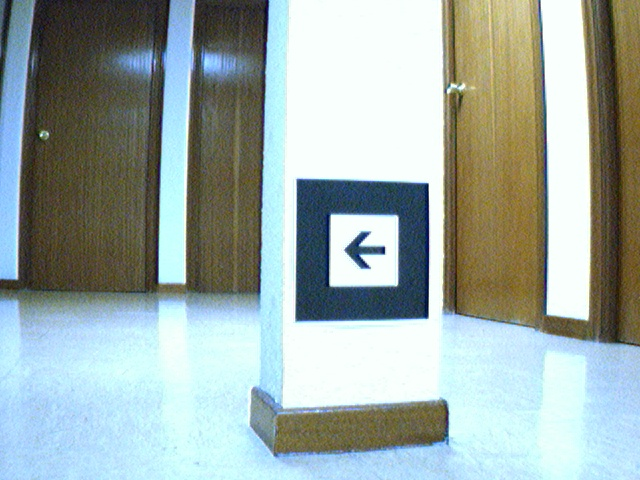
//> input picture Segmentation/src/markers/flecha-2.jpg, 640 x 480 px
$ ./Segmentation   (built with g++ and OpenCV 4)
//> lines starting //> are read from the running program, lines starting //| are printed output that depends on the picture; after the words box and inside, x2 and y2 are one past the last pixel; in counts of white or black regions, pixels touching at a corner belong together
//============================================================================
// Name        : Segmentation.cpp
// Author      :
// Version     :
// Copyright   : Your copyright notice
// Description : Hello World in C++, Ansi-style
//============================================================================
#include "opencv2/core/core.hpp"
#include "opencv2/imgproc/imgproc.hpp"
#include "opencv2/calib3d/calib3d.hpp"
#include "opencv2/highgui/highgui.hpp"

#include <iostream>
#include <dirent.h>
#include <stdio.h>
#include <string.h>
#include <stdlib.h>
#include <dirent.h>
#include <errno.h>
#include <sys/types.h>
#include <vector>

using namespace std;
using namespace cv;

RNG rng(12345);


float* getMoment(vector<Point> contorno){
	Moments M=moments(contorno);
	float *centro= new float[2];
	centro[0]=float(M.m10/M.m00);
	centro[1]=float(M.m01/M.m00);
	//cout << "centro: " << centro[0] << " " << centro[1] << endl;
	return centro;
}

void printPoint(Point punto){
	cout << "Punto: " << punto.x << "," << punto.y << endl;
}

void printPoint(Point3f punto){
	cout << "Punto: " << punto.x << "," << punto.y << "," << punto.z << endl;
}


//Hallar los 2 menores Y y luego encontrar el menor X entre esos 2 para que sea la primera esquina
vector<Point> sortCoord(vector<Point> contorno){
	vector<Point> ordenado;
	Point primero=contorno[0];
	Point segundo;
	Point tercero;
	int indice=0;

	//Primer vertice
	for(int i=1;i<contorno.size();i++){
		if(contorno[i].y<primero.y){
			primero=contorno[i];
			indice=i;
		}
	}
	//ordenado.push_back(primero);
	contorno.erase(contorno.begin()+indice);

	//Segundo vertice
	segundo=contorno[0];
	indice=0;
	for(int i=0;i<contorno.size();i++){
		if(contorno[i].y<segundo.y){
			segundo=contorno[i];
			indice=i;
		}
	}
	//ordenado.push_back(segundo);
	contorno.erase(contorno.begin()+indice);

	if(primero.x<segundo.x){
		ordenado.push_back(primero);
		ordenado.push_back(segundo);
	}
	else{
		ordenado.push_back(segundo);
		ordenado.push_back(primero);
	}

	if(contorno[0].x<contorno[1].x){
		ordenado.push_back(contorno[0]);
		ordenado.push_back(contorno[1]);
	}
	else{
		ordenado.push_back(contorno[1]);
		ordenado.push_back(contorno[0]);
	}

	for(int i=0;i<ordenado.size();i++){
		//printPoint(ordenado[i]);
	}
	return ordenado;
}

vector<Point3f> getObjectPoints(){
	vector<Point3f> objectPoints;
	Point3f *puntos=new Point3f[8];
	puntos[0].x=0;puntos[0].y=0;puntos[0].z=0;
	puntos[1].x=200;puntos[1].y=0;puntos[1].z=0;
	puntos[2].x=0;puntos[2].y=200;puntos[2].z=0;
	puntos[3].x=200;puntos[3].y=200;puntos[3].z=0;
	puntos[4].x=50;puntos[4].y=50;puntos[4].z=0;
	puntos[5].x=150;puntos[5].y=50;puntos[5].z=0;
	puntos[6].x=50;puntos[6].y=150;puntos[6].z=0;
	puntos[7].x=150;puntos[7].y=150;puntos[7].z=0;
	for(int i=0;i<8;i++){
		objectPoints.push_back(puntos[i]);
		cout << "Punto: " << objectPoints[i].x << "," << objectPoints[i].y << "," << objectPoints[i].z << endl;
	}

	return objectPoints;
}

float* getCenter(vector<Point> contorno){
	float *centro= new float[2];
	for(int i=0;i<contorno.size();i++){
		centro[0]=centro[0]+contorno[i].x;
		centro[1]=centro[1]+contorno[i].y;
	}
	centro[0]=centro[0]/4;
	centro[1]=centro[1]/4;
	return centro;
}

float distance (Point p1, Point p2){
	float distance=0;
	distance=pow(p1.x-p2.x,2)+pow(p1.y-p2.y,2);
	return distance;
}

float distance (float* p1, float* p2){
	float distance=0;
	distance=pow(p1[0]-p2[0],2)+pow(p1[1]-p2[1],2);
	return distance;
}

vector<vector<Point> > eliminateDoubleContours(vector<vector<Point> > cuadrados){
	vector<vector<Point> > ncuadrados;
	int encontrado=0;
	for(int i=0; i<cuadrados.size();i++){
		for(int j=0; j<cuadrados.size() && encontrado==0;j++){
			if(i!=j){
				float* centro1=getMoment(cuadrados[i]);
				cout << "centro1: " << centro1[0] << " " << centro1[1] << endl;
				float* centro2=getMoment(cuadrados[j]);
				cout << "centro2: " << centro2[0] << " " << centro2[1] << endl;
				float punto1[2];
				float punto2[2];
				punto1[0]=cuadrados[i][0].x;
				punto1[1]=cuadrados[i][0].y;
				punto2[0]=cuadrados[j][0].x;
				punto2[1]=cuadrados[j][0].y;
				float distancia1 = distance(punto1,centro1);
				cout << "distancia1: " << distancia1 << endl;
				float distancia2 = distance(punto2,centro1);
				cout << "distancia2: " << distancia2 << endl;
				float threshold=distancia1/10;
				cout << "threshold: " << threshold << endl;
				if(distancia2<(distancia1-threshold)){
					ncuadrados.push_back(cuadrados[i]);
					ncuadrados.push_back(cuadrados[j]);
					encontrado=1;
				}
			}
		}
	}
	return ncuadrados;
}

// [22 lines of commented-out code are left out]

vector<vector<Point> > filtraContornos(vector<vector<Point> > contornos){
	vector<vector<Point> > cuadrangulos;
	cuadrangulos.clear();
	vector<Point> aprox;

	for(int i=0; i < contornos.size(); i++){
		approxPolyDP(Mat(contornos[i]), aprox, arcLength(Mat(contornos[i]), true)*0.02, true);

		if(aprox.size()==4 && isContourConvex(aprox) && (contourArea(aprox)>200)){
			cuadrangulos.push_back(aprox);
		}
	}
	return cuadrangulos;
}

vector<vector<Point> > findsquares(vector<vector<Point> > contornos){
	vector<vector<Point> > cuadrados;

	return cuadrados;
}

void printContours(vector<vector<Point> > contornos){
	for (int i=0; i <contornos.size(); i++){
		cout << contornos[i] << endl;
	}
}

int main() {
	vector<vector<Point> > contours;
	vector<vector<Point> > cuadrados;
	vector<Vec4i> hierarchy;
	Mat src_gray, canny_output, rvec, tvec;
	Mat cameraMatrix = (Mat_<double>(3,3) << 1029.349905517402, 0, 652.8466773386904, 0, 1028.950876835721, 497.8438614575827, 0, 0, 1);
	Mat distCoeffs=(Mat_<double>(5,1) << 0.06672331799566605, -0.02689524218988657, 0.01641824430817169, 0.01241975878674349, -0.4402234662696096);
	Mat m = (Mat_<double>(3,3) << 770.334773350491, 0, 338.315995148628, 0, 771.3731199420957, 227.020436722669, 0, 0, 1);
	Mat src=imread("D:/workspace/Segmentation/src/markers/flecha-2.jpg");
//> src is the input picture: 480 rows x 640 cols, CV_8UC3; mean B, G, R 167.5, 171.3, 157.3
	cvtColor( src, src_gray, CV_BGR2GRAY );
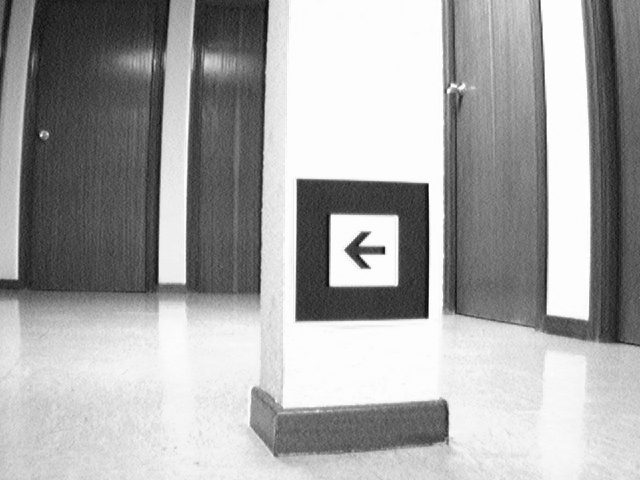
//> src_gray: 480 rows x 640 cols, CV_8UC1; min 7, max 255, mean 166.7
	blur( src_gray, src_gray, Size(3,3) );
	char* source_window = "Source";
	//namedWindow( source_window, CV_WINDOW_AUTOSIZE );
	//imshow( source_window, src );
	waitKey(200);
	int thresh=190;
	Canny( src_gray, canny_output, thresh, thresh*2, 3 );
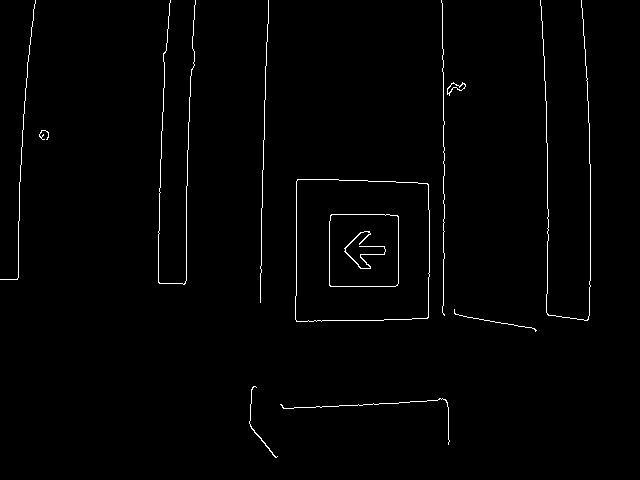
//> canny_output: 480 rows x 640 cols, CV_8UC1; 1.2% white in thin lines or dots, all inside (x1, y1, x2, y2) = (0, 0, 591, 458)
	findContours( canny_output, contours, hierarchy, CV_RETR_TREE, CV_CHAIN_APPROX_SIMPLE, Point(0, 0) );
//> contours = 16 contours, 8 with area under 20; largest, box (x1, y1, x2, y2) and area: (295, 179, 430, 322) 18464, (295, 179, 430, 322) 18460, (329, 214, 399, 287) 4946, (329, 214, 399, 287) 4942, (447, 82, 466, 96) 90, (447, 83, 466, 94) 72, (344, 231, 386, 269) 56, (249, 386, 278, 458) 28
	cuadrados=filtraContornos(contours);
//> the loop in filtraContornos, `for(int i=0; i < contornos.size(); i++)` made 16 passes
//> aprox on passes 13, 14, 16: 2 Points (x, y): [441, 0], [444, 315], 2 Points (x, y): [268, 0], [260, 302], 4 Points (x, y): [35, 0], [18, 277], [0, 279], [18, 277]
//> cuadrados = 4 contours; box (x1, y1, x2, y2) and area: (296, 179, 429, 322) 18079, (295, 179, 429, 320) 17820, (329, 214, 399, 286) 4726, (329, 214, 399, 287) 4594
	Mat drawing = src;
	//Mat drawing = Mat::zeros( canny_output.size(), CV_8UC3 );
	for( int i = 0; i< cuadrados.size(); i++ )
	{
		Scalar color = Scalar( rng.uniform(0, 255), rng.uniform(0,255), rng.uniform(0,255) );
		drawContours( drawing, cuadrados, i, color, 2, 8, hierarchy, 0, Point() );
	}
//> this loop made 4 passes
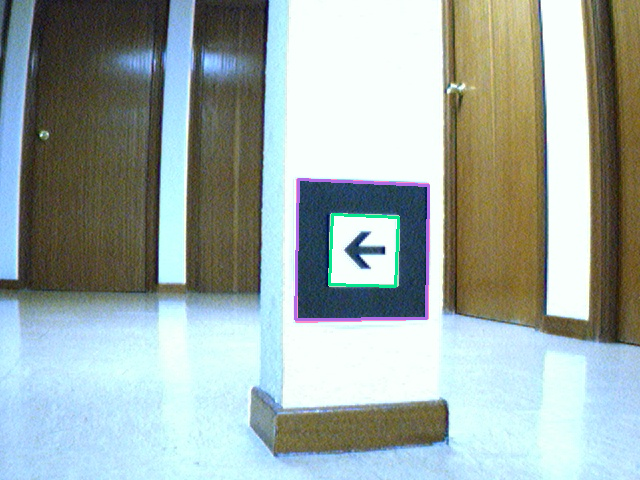
//> drawing: 480 rows x 640 cols, CV_8UC3; 0.94% of pixels changed, all inside (x1, y1, x2, y2) = (294, 178, 430, 323)
	//printContours(contours);
	printContours(cuadrados);
//> the loop in printContours, `for (int i=0; i <contornos.size(); i++)` made 4 passes
//| [297, 179;
//|  296, 321;
//|  427, 318;
//|  428, 184]
//> (the first 4 of 16 printed lines)
	// [4 lines of commented-out code are left out]
	vector<vector<Point> > marca=eliminateDoubleContours(cuadrados);
//> the loop in eliminateDoubleContours, `for(int i=0; i<cuadrados.size();i++)` made 4 passes
//> after the loop in eliminateDoubleContours, `for(int i=0; i<cuadrados.size();i++)`: ncuadrados = 2 contours; box (x1, y1, x2, y2) and area: (296, 179, 429, 322) 18079, (329, 214, 399, 286) 4726; encontrado = 1
//> marca has the same summary as ncuadrados in eliminateDoubleContours
	drawContours(drawing, marca, -1, Scalar(0,255,0),2,8);

	printContours(marca);
//> the loop in printContours (call 2), `for (int i=0; i <contornos.size(); i++)` made 2 passes
//| [297, 179;
//|  296, 321;
//|  427, 318;
//|  428, 184]
//| [331, 214;
//|  329, 285;
//|  397, 285;
//|  398, 216]
	vector<Point3f> objectPoints=getObjectPoints();
	marca[0]=sortCoord(marca[0]);
//> in sortCoord, `Point primero=contorno[0];`: primero = Point(297, 179)
//> the loop in sortCoord, `for(int i=1;i<contorno.size();i++)` made 3 passes
//> after the loop in sortCoord, `for(int i=1;i<contorno.size();i++)`: indice = 0
//> in sortCoord, `contorno.erase(contorno.begin()+indice);`: contorno = 3 Points (x, y): [296, 321], [427, 318], [428, 184]
//> in sortCoord, `segundo=contorno[0];`: segundo = Point(296, 321)
//> the loop in sortCoord, `for(int i=0;i<contorno.size();i++)` made 3 passes
//> after the loop in sortCoord, `for(int i=0;i<contorno.size();i++)`: indice = 2
//> in sortCoord, `contorno.erase(contorno.begin()+indice);`: contorno = 2 Points (x, y): [296, 321], [427, 318]
//> in sortCoord, `ordenado.push_back(primero);`: ordenado = 1 Point (x, y): [297, 179]
//> in sortCoord, `ordenado.push_back(segundo);`: ordenado = 2 Points (x, y): [297, 179], [428, 184]
//> in sortCoord, `ordenado.push_back(contorno[0]);`: ordenado = 3 Points (x, y): [297, 179], [428, 184], [296, 321]
//> in sortCoord, `ordenado.push_back(contorno[1]);`: ordenado = 4 Points (x, y): [297, 179], [428, 184], [296, 321], [427, 318]
//> the loop in sortCoord, `for(int i=0;i<ordenado.size();i++)` made 4 passes
//> marca = 2 contours, 1 with area under 20; largest, box (x1, y1, x2, y2) and area: (329, 214, 399, 286) 4726
	marca[1]=sortCoord(marca[1]);
//> the loop in sortCoord (call 2), `for(int i=1;i<contorno.size();i++)` made 3 passes
//> the loop in sortCoord (call 2), `for(int i=0;i<contorno.size();i++)` made 3 passes
//> segundo on pass 3: Point(398, 216)
//> the loop in sortCoord (call 2), `for(int i=0;i<ordenado.size();i++)` made 4 passes
//> marca = 2 contours, 1 with area under 20; largest, box (x1, y1, x2, y2) and area: (329, 214, 399, 286) 34
	vector<Point2f> imagePoints;
	for(int i=0;i<marca[0].size();i++){
		imagePoints.push_back(marca[0][i]);
	}
	for(int i=0;i<marca[1].size();i++){
		imagePoints.push_back(marca[1][i]);
	}
	for(int i=0;i<imagePoints.size();i++){
		printPoint(imagePoints[i]);
	}
//> this loop made 8 passes
//| Punto: 297,179
//| Punto: 428,184
//| Punto: 296,321
//| Punto: 427,318
//| Punto: 331,214
//| Punto: 398,216
//| Punto: 329,285
//| Punto: 397,285
	rvec=Mat::zeros(3, 1, CV_64F);
	tvec=Mat::zeros(3, 1, CV_64F);
	cout << objectPoints.size() << ", " << imagePoints.size() << endl;
//| 8, 8
	solvePnP(objectPoints,imagePoints,cameraMatrix,distCoeffs,rvec,tvec);
//> rvec = [0.333, -0.636, -0.0184]; tvec = [-496.3, -447, 1403.3]
	cout << "rvec" << rvec << endl;
//| rvec[0.3333361209433191;
//|  -0.6356128455171807;
//|  -0.01843153404509584]
	cout << "tvec" << tvec << endl;
//| tvec[-496.2539052969618;
//|  -447.0326566727124;
//|  1403.268680330024]

	//Inicializo los valores del texto que quiero escribir
	Point org; org.x=5; org.y=20;
	CvFont * font = new CvFont;
	cvInitFont(font, CV_FONT_VECTOR0, 0.5f, 1.0f, 0, 1, 8);
	putText(drawing,"Prueba",org,FONT_HERSHEY_SIMPLEX,0.7,Scalar::all(255),2);
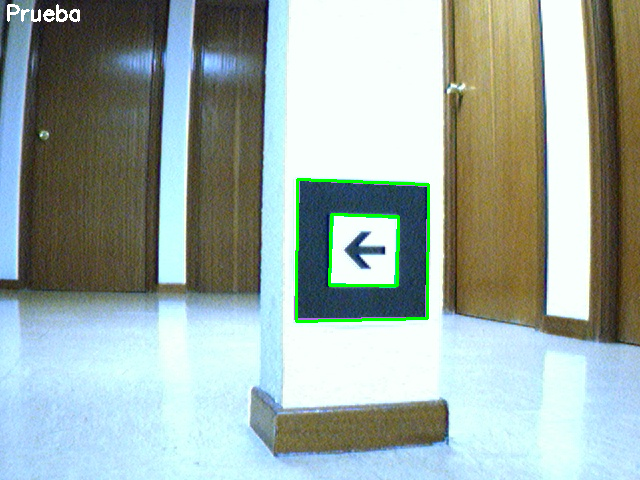
//> drawing: 480 rows x 640 cols, CV_8UC3; mean B, G, R 166.5, 172.6, 156.7
	namedWindow( "Contours", CV_WINDOW_AUTOSIZE );
	imshow( "Contours", drawing );
	waitKey(0);

	return 0;
}

$ run again, with Segmentation/src/markers/flecha-1.jpg copied over Segmentation/src/markers/flecha-2.jpg
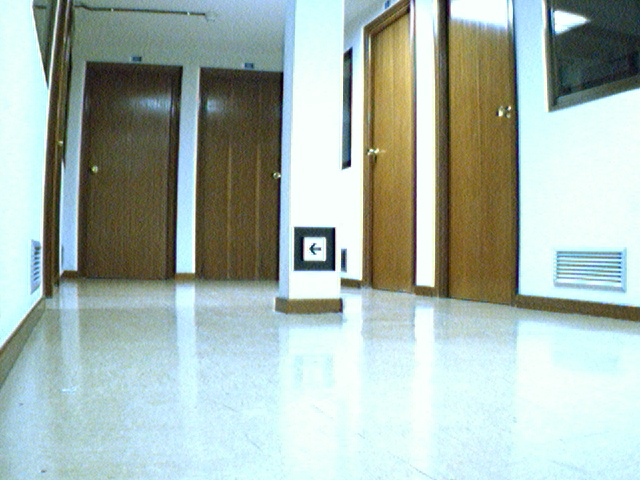
//> input picture Segmentation/src/markers/flecha-1.jpg, 640 x 480 px
//> src is the input picture: 480 rows x 640 cols, CV_8UC3; mean B, G, R 175.6, 183, 167.2
//> `Canny( src_gray, canny_output, thresh, thresh*2, 3 );`:
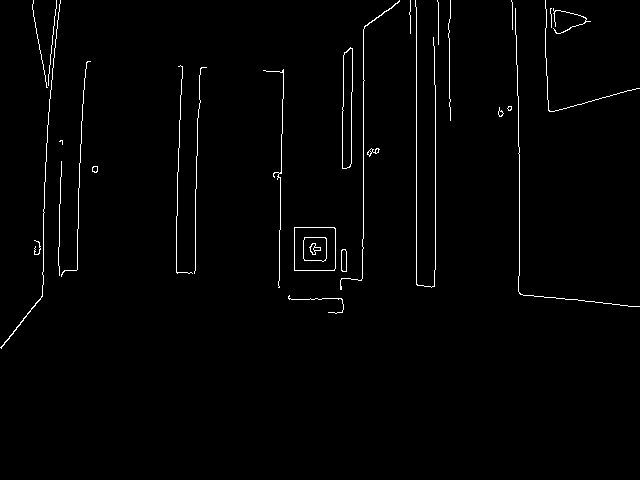
//> canny_output: 480 rows x 640 cols, CV_8UC1; 1.4% white in thin lines or dots, all inside (x1, y1, x2, y2) = (0, 0, 640, 349)
//> contours = 42 contours, 26 with area under 20; largest, box (x1, y1, x2, y2) and area: (294, 227, 336, 271) 1761, (294, 227, 336, 271) 1758, (342, 47, 353, 169) 1038, (342, 48, 353, 169) 1030, (303, 237, 327, 262) 525
//> the loop in filtraContornos, `for(int i=0; i < contornos.size(); i++)` made 42 passes
//> aprox on passes 14, 24, 25, 27, 33, 34, 35: 2 Points (x, y): [61, 161], [59, 275], 4 Points (x, y): [283, 69], [263, 70], [283, 73], [278, 287], 2 Points (x, y): [206, 67], [194, 273], 4 Points (x, y): [90, 61], [77, 269], [61, 276], [77, 269], 4 Points (x, y): [545, 0], [549, 111], [639, 88], [550, 111], 2 Points (x, y): [511, 0], [512, 29], 2 Points (x, y): [450, 0], [450, 120]
//> cuadrados = 5 contours; box (x1, y1, x2, y2) and area: (294, 227, 336, 271) 1722, (294, 227, 336, 271) 1642, (342, 47, 352, 169) 916, (343, 48, 352, 169) 912, (304, 237, 327, 261) 484
//> the loop `for( int i = 0; i< cuadrados.size(); i++ )` made 5 passes
//> the loop in printContours, `for (int i=0; i <contornos.size(); i++)` made 5 passes
//| [294, 227;
//|  294, 270;
//|  334, 270;
//|  335, 228]
//> (the first 4 of 20 printed lines)
//> the loop in eliminateDoubleContours, `for(int i=0; i<cuadrados.size();i++)` made 5 passes
//> after the loop in eliminateDoubleContours, `for(int i=0; i<cuadrados.size();i++)`: ncuadrados = 2 contours; box (x1, y1, x2, y2) and area: (294, 227, 336, 271) 1722, (304, 237, 327, 261) 484; encontrado = 1
//> `vector<vector<Point> > marca=eliminateDoubleContours(cuadrados);`: marca has the same summary as ncuadrados in eliminateDoubleContours
//> the loop in printContours (call 2), `for (int i=0; i <contornos.size(); i++)` made 2 passes
//| [294, 227;
//|  294, 270;
//|  334, 270;
//|  335, 228]
//| [304, 237;
//|  304, 260;
//> (the first 6 of 8 printed lines)
//> primero = Point(294, 227)
//> the loop in sortCoord, `for(int i=1;i<contorno.size();i++)` made 3 passes
//> after the loop in sortCoord, `for(int i=1;i<contorno.size();i++)`: indice = 0
//> in sortCoord, `contorno.erase(contorno.begin()+indice);`: contorno = 3 Points (x, y): [294, 270], [334, 270], [335, 228]
//> in sortCoord, `segundo=contorno[0];`: segundo = Point(294, 270)
//> the loop in sortCoord, `for(int i=0;i<contorno.size();i++)` made 3 passes
//> after the loop in sortCoord, `for(int i=0;i<contorno.size();i++)`: indice = 2
//> in sortCoord, `contorno.erase(contorno.begin()+indice);`: contorno = 2 Points (x, y): [294, 270], [334, 270]
//> in sortCoord, `ordenado.push_back(primero);`: ordenado = 1 Point (x, y): [294, 227]
//> in sortCoord, `ordenado.push_back(segundo);`: ordenado = 2 Points (x, y): [294, 227], [335, 228]
//> in sortCoord, `ordenado.push_back(contorno[0]);`: ordenado = 3 Points (x, y): [294, 227], [335, 228], [294, 270]
//> in sortCoord, `ordenado.push_back(contorno[1]);`: ordenado = 4 Points (x, y): [294, 227], [335, 228], [294, 270], [334, 270]
//> the loop in sortCoord, `for(int i=0;i<ordenado.size();i++)` made 4 passes
//> `marca[0]=sortCoord(marca[0]);`: marca = 2 contours; box (x1, y1, x2, y2) and area: (304, 237, 327, 261) 484, (294, 227, 336, 271) 22
//> the loop in sortCoord (call 2), `for(int i=1;i<contorno.size();i++)` made 3 passes
//> the loop in sortCoord (call 2), `for(int i=0;i<contorno.size();i++)` made 3 passes
//> segundo on pass 3: Point(326, 238)
//> the loop in sortCoord (call 2), `for(int i=0;i<ordenado.size();i++)` made 4 passes
//> `marca[1]=sortCoord(marca[1]);`: marca = 2 contours, 1 with area under 20; largest, box (x1, y1, x2, y2) and area: (294, 227, 336, 271) 22
//> the loop `for(int i=0;i<marca[0].size();i++)` made 4 passes
//> the loop `for(int i=0;i<marca[1].size();i++)` made 4 passes
//> the loop `for(int i=0;i<imagePoints.size();i++)` made 8 passes
//| Punto: 294,227
//| Punto: 335,228
//| Punto: 294,270
//| Punto: 334,270
//| Punto: 304,237
//> (output is shown up to pass 5 of 8)
//| 8, 8
//> rvec = [0.347, -0.712, -0.0135]; tvec = [-1658, -1260.5, 4682.2]
//| rvec[0.3472818793749472;
//|  -0.7124147575885273;
//|  -0.01353086991237123]
//| tvec[-1657.98569687183;
//|  -1260.47365913301;
//|  4682.197327559486]
//> `putText(drawing,"Prueba",org,FONT_HERSHEY_SIMPLEX,0.7,Scalar::all(255)..`:
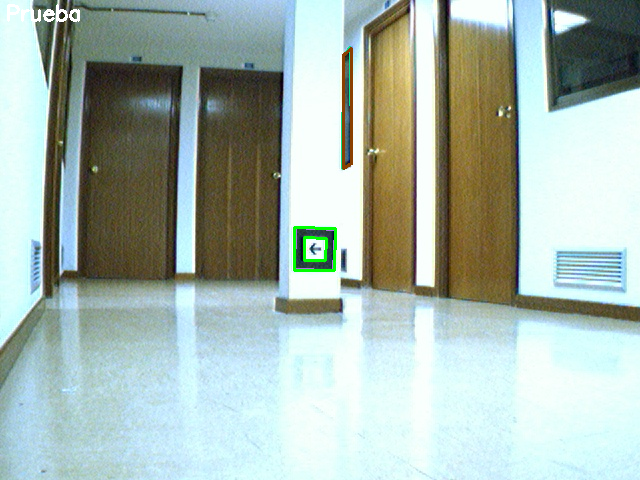
//> drawing: 480 rows x 640 cols, CV_8UC3; mean B, G, R 175.1, 183.3, 167.1
